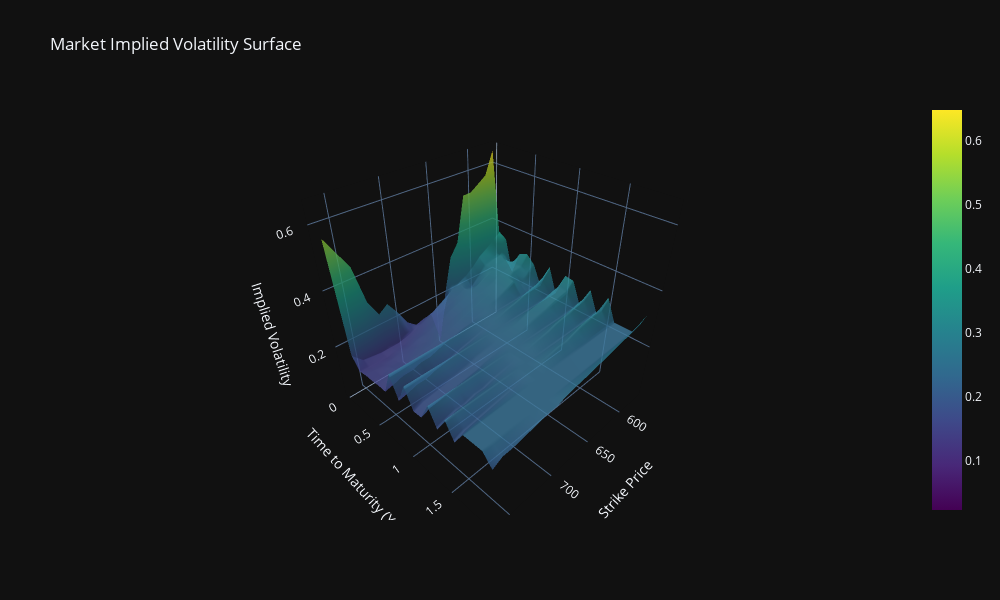

Notebook code for this chart:
### Code cell
fig = go.Figure(data=[go.Surface(x=KK, y=TT, z=np.nan_to_num(IV_surface, nan=np.nanmean(IV_surface)), colorscale='Viridis', opacity=0.8)])
fig.update_layout(
    title='Market Implied Volatility Surface',
    scene=dict(xaxis_title='Strike Price', yaxis_title='Time to Maturity (Years)', zaxis_title='Implied Volatility'),
    width=1000, height=600, template='plotly_dark'
)
fig.show()

### Figure 1 — Plotly figure (JSON) as saved in the notebook; plotly's stock layout.template omitted (floating-point values rounded to 4 significant figures; data arrays with more than 128 entries replaced by an {"elided": "..."} marker saying what was removed)
{"data": [{"colorscale": [[0, "#440154"], [0.1111, "#482878"], [0.2222, "#3e4989"], [0.3333, "#31688e"], [0.4444, "#26828e"], [0.5556, "#1f9e89"], [0.6667, "#35b779"], [0.7778, "#6ece58"], [0.8889, "#b5de2b"], [1, "#fde725"]], "opacity": 0.8, "type": "surface", "x": {"elided": "20x20 float values"}, "y": {"elided": "20x20 float values"}, "z": {"elided": "20x20 float values"}}], "layout": {"height": 600, "scene": {"xaxis": {"title": {"text": "Strike Price"}}, "yaxis": {"title": {"text": "Time to Maturity (Years)"}}, "zaxis": {"title": {"text": "Implied Volatility"}}}, "title": {"text": "Market Implied Volatility Surface"}, "width": 1000}}
